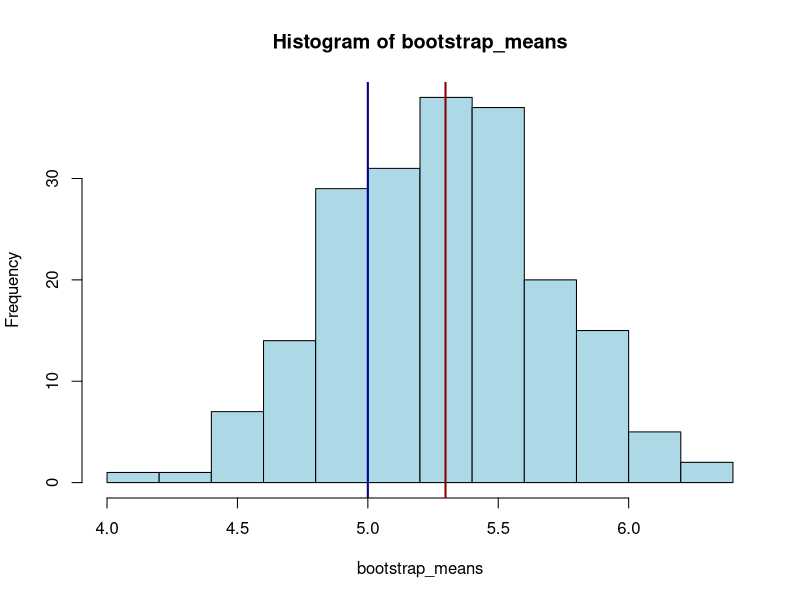
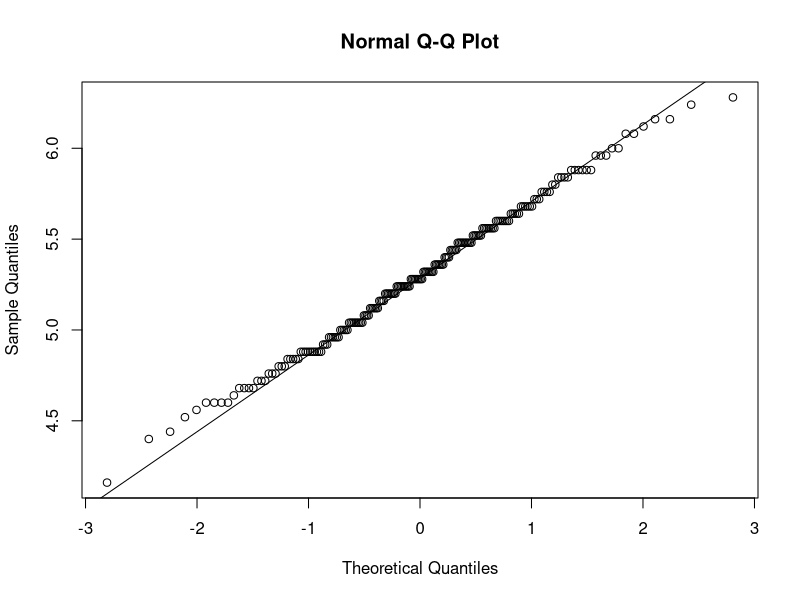

Write the R code that produced these figures, in order.
## ---- chunk 1
X= c(0.22,1.05,-0.24,0.18,0.16,-0.67,2.49,-0.07,-0.13,-0.03) 
wilcox.test(X, alternative= "greater")
## ---- chunk 2
pt= abs(c(0.22,1.05,-0.24,0.18,0.16,-0.67,2.49,-0.07,-0.13,-0.03))
pcb= abs(c(0.19, 3.00, 1.34, 1.35, 1.95, 1.63, 0.68, 0.51, 1.65, 0.92))
wilcox.test(pt, pcb, alternative= "greater")
## ---- chunk 3
set.seed(2024)
## ---- chunk 4
pois_sample= rpois(25, 5)
pois_sample
## ---- chunk 5
bootstrap_means= replicate(200, {
  btsp_sample= sample(pois_sample, 25, replace = TRUE)
  mean(btsp_sample)
})
bootstrap_means
## ---- chunk 6
hist(bootstrap_means, col= "lightblue")
abline(v = 5, 
       col = "darkblue", lwd= 2)
mean(bootstrap_means)
abline(v = mean(bootstrap_means), 
       col = 'darkred', lwd= 2)
## ---- chunk 7
qqnorm(bootstrap_means)
qqline(bootstrap_means)
